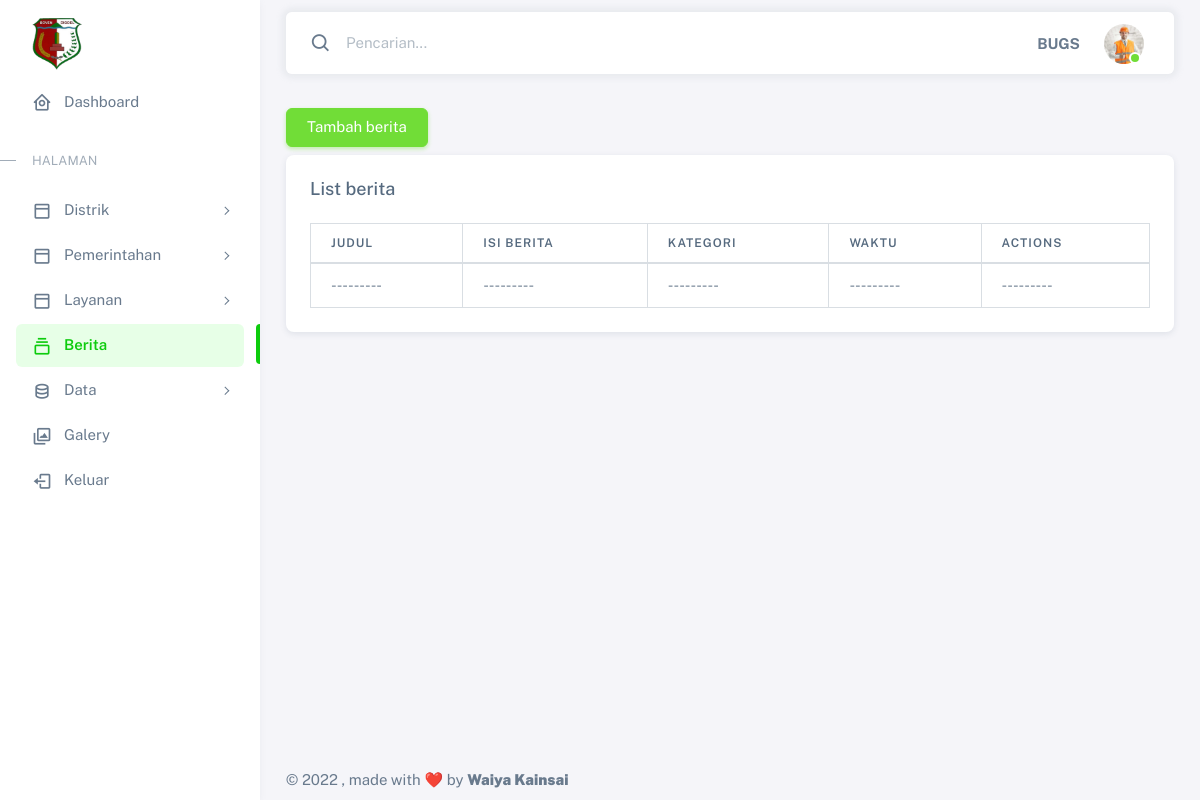
The page /panel/berita/ (signed in) on the database as committed earlier.
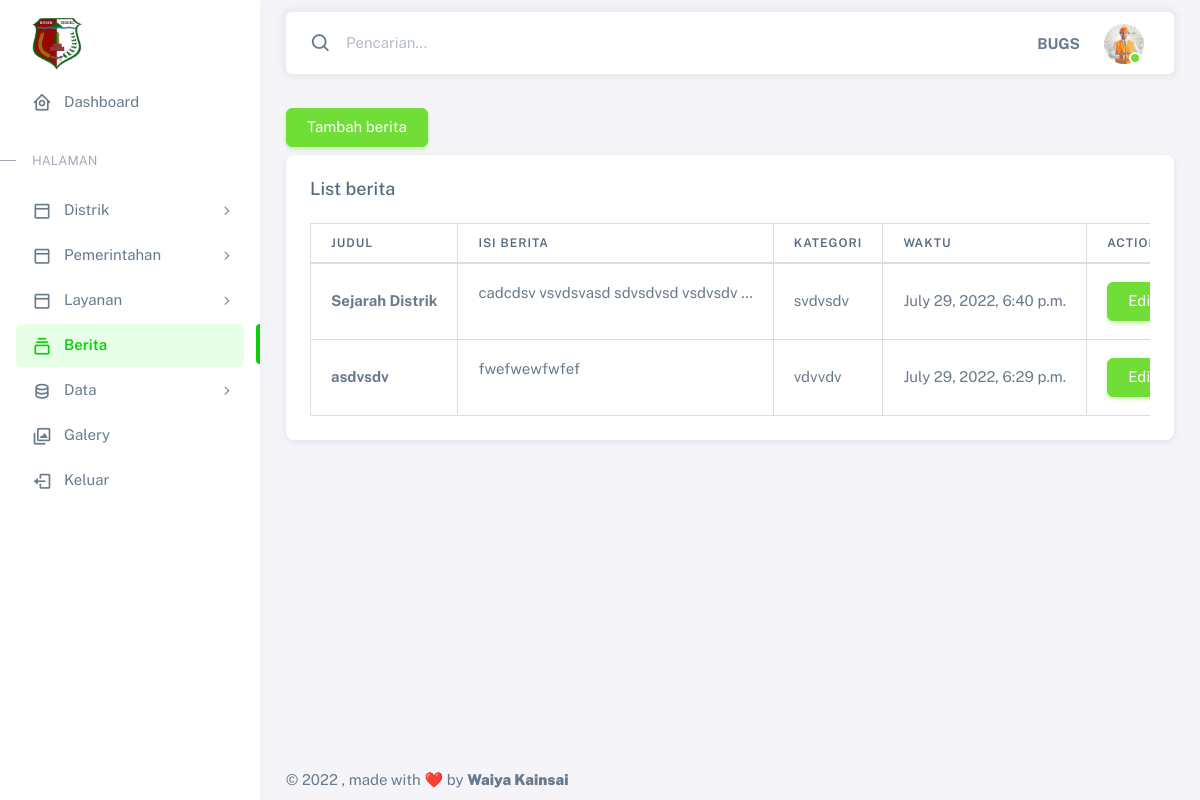
The same page on the database as committed later.
### berita/models.py (models this page shows, shortened)
class Berita(models.Model):
    judul = models.CharField(max_length=100)
    body = RichTextField(blank=True, null=True)
    category = models.CharField(max_length=100)
    publish = models.DateTimeField(auto_now_add=True)
    update = models.DateTimeField(auto_now=True)
    gambar = models.ImageField(blank=True, null=True, upload_to="image/")
    slug = models.SlugField(blank=True,editable=False)

### panel/views.py (the view)
# urls.py: path('berita/',views.berita, name='berita'),
@login_required(login_url='panel:login')
def berita(request):
    berita = Berita.objects.all().order_by('-update')
    context = {
        'title' : 'Panel | List Berita',
        'judul' : 'List berita',
        'berita': berita,
    }
    return render(request, 'panel/berita.html', context)

### templates/panel/berita.html (shortened to what this page needs)
{% extends '../adminbase.html' %}
{% load static %}
{% block content %}
<div>
  <a href="{% url 'panel:addberita' %}" class="btn btn-success my-2">Tambah berita</a>
  <div class="card">
        <h5 class="card-header">{{ judul }}</h5>
        <div class="card-body">
            <div class="table-responsive text-nowrap">
                <table class="table table-bordered">
                  <thead>
                    <tr>
                      <th>Judul</th>
                      <th>Isi Berita</th>
                      <th>Kategori</th>
                      <th>Waktu</th>
                      <th>Actions</th>
                    </tr>
                  </thead>
                  <tbody>
                    {% if berita %}
                      {% for berita in berita %}
                      <tr>
                        <td>
                          <a href="/" target="_blank" style="color: #697a8d;"><strong>{{berita.judul|truncatewords_html:3}}</strong></a>
                        </td>
                        <td>{{berita.body|safe|truncatewords_html:4}}</td>
                        <td>{{berita.category}}</td>
                        <td>{{berita.update}}</td>
                        <td>
                          <a href="{% url 'panel:updateberita' berita.id %}" class="btn btn-success my-2">Edit</a>
                        </td>
                      </tr>
                      {% endfor %}
                    {% else %}
                    <tr>
                      <td>
                        <a href="/" target="_blank" style="color: #697a8d;">---------</a>
                      </td>
                      <td>---------</td>
                      <td>---------</td>
                      <td>---------</td>
                      <td>
                        ---------
                      </td>
                    </tr>
                    {% endif %}
                  </tbody>
                </table>
              </div>
        </div>
    </div>
</div>
{% endblock content %}

Rows that differ between the two databases and show on the page:
added Berita: judul "Sejarah Distrik", body "cadcdsv vsvdsvasd sdvsdvsd vsdvsdv …", category "svdvsdv", update "July 29, 2022, 6:40 p.m."
added Berita: judul "asdvsdv", body "fwefwewfwfef", category "vdvvdv", update "July 29, 2022, 6:29 p.m."
